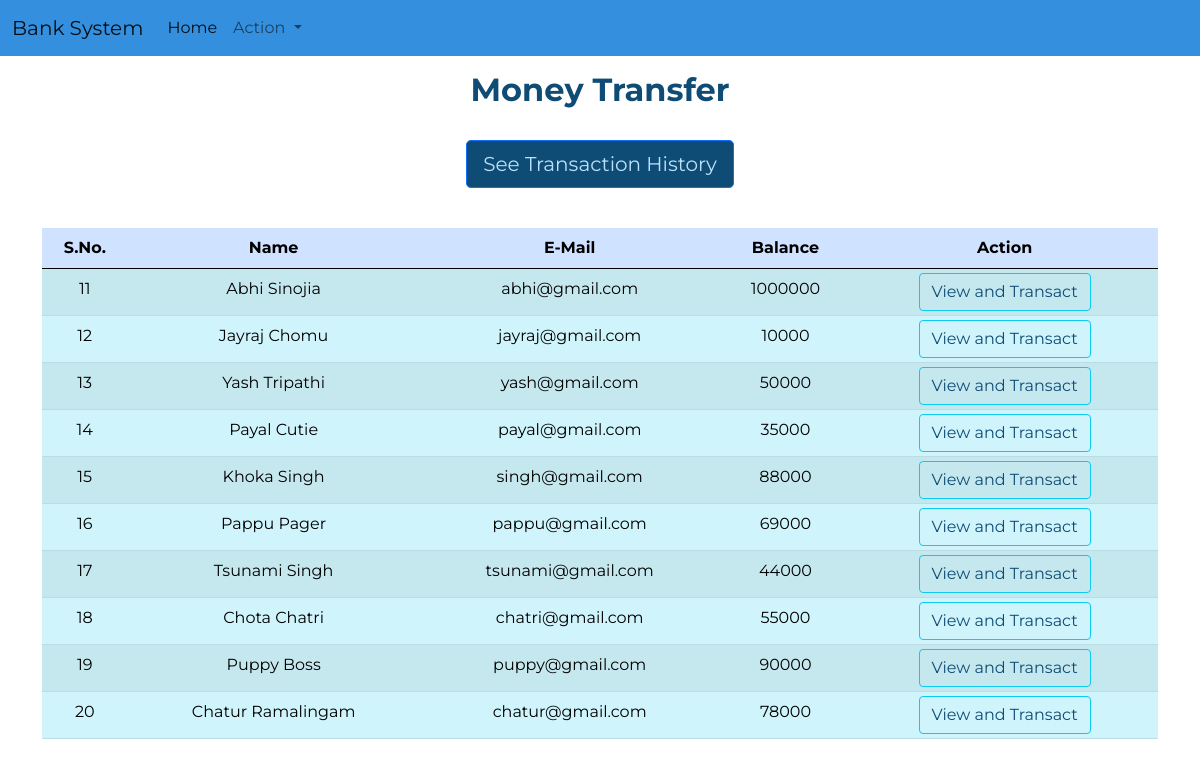
The page /money.php on the database its author committed.
### tables this page shows
CREATE TABLE `users` (
  `id` int(3) NOT NULL,
  `name` text NOT NULL,
  `email` varchar(30) NOT NULL,
  `balance` int(8) NOT NULL
);

### money.php (the view, shortened to what this page needs)
<!doctype html>
<html lang="en">
<head>
    <link href="https://cdn.jsdelivr.net/npm/bootstrap@5.0.0-beta1/dist/css/bootstrap.min.css" rel="stylesheet">
    <link href="https://cdn.jsdelivr.net/npm/bootstrap@5.0.1/dist/css/bootstrap.min.css" rel="stylesheet">
    <link rel="stylesheet" href="css/style2.css">
<body>
    <?php
    include 'connect.php';
    $sql = "SELECT * FROM users";
    $result = mysqli_query($conn, $sql);
    ?>
    <div class="">
      <nav class="navbar navbar-expand-lg navbar-light header">
        <div class="container-fluid">
          <a class="navbar-brand" href="index.php">Bank System</a>
          <div class="collapse navbar-collapse" id="navbarSupportedContent">
            <ul class="navbar-nav me-auto mb-2 mb-lg-0">
          <li class="nav-item">
            <a class="nav-link active" aria-current="page" href="index.php">Home</a>
          </li>
          <li class="nav-item dropdown">
            <a class="nav-link dropdown-toggle" href="#" id="navbarDropdown" role="button" data-bs-toggle="dropdown" aria-expanded="false">
              Action
            </a>
          </li>
          </div>
        </div>
      </nav>
    </div>
    <class class="welcome">
        <h2>
            <strong>Money Transfer</strong>
        </h2>
    </class>
    <div class="d-grip gap-2 col-6 mx-auto text-center p-3 mb-2">
        <a href="history.php"><button type="button" class="btn btn-primary btn-lg mb-3" style="background-color: #0f4c75; color: #bbe1fa;">See Transaction History</button></a>
    </div>
    <div class="container">
        <div class="row text-center">
            <div class="col text-center">
                <div class="table-responsive-sm">
                    <table class="table table-hover table-striped table-sm">
                        <thead style="color : black;" class="table-primary">
                            <tr>
                                <th scope="col" class="text-center py-2">S.No.</th>
                                <th scope="col" class="text-center py-2">Name</th>
                                <th scope="col" class="text-center py-2">E-Mail</th>
                                <th scope="col" class="text-center py-2">Balance</th>
                                <th scope="col" class="text-center py-2">Action</th>
                            </tr>
                        </thead>
                        <tbody>
                            <?php
                            while ($rows = mysqli_fetch_assoc($result)) {
                            ?>
                                <tr style="color : black;" class="table-info">
                                    <td class="text-center py-2">
                                        <?php echo $rows['id'] ?>
                                    </td>
                                    <td class="text-center py-2">
                                        <?php echo $rows['name'] ?>
                                    </td>
                                    <td class="text-center py-2">
                                        <?php echo $rows['email'] ?>
                                    </td>
                                    <td class="text-center py-2">
                                        <?php echo $rows['balance'] ?>
                                    </td>
                                    <td><a href="users.php?id= <?php echo $rows['id']; ?>"> <button class="btn btn-outline-info" style="color: #0f4c75;">View and Transact</button></a></td>
                                </tr>
                            <?php
                            }
                            ?>
                        </tbody>
                    </table>
                </div>
            </div>
        </div>
    </div>
</body>
</html>

### css/style2.css (style rules this page uses)
* { font-family: 'Montserrat', sans-serif; }
.header { display: block; background-color: #3490de; }
.welcome h2 { margin: 10px; padding: 5px; text-align: center; color: #0f4c75; border-radius: 10px; }

### rows shown on the page
users: id "11", name "Abhi Sinojia", email "abhi@gmail.com", balance "1000000"
users: id "12", name "Jayraj Chomu", email "jayraj@gmail.com", balance "10000"
users: id "13", name "Yash Tripathi", email "yash@gmail.com", balance "50000"
users: id "14", name "Payal Cutie", email "payal@gmail.com", balance "35000"
users: id "15", name "Khoka Singh", email "singh@gmail.com", balance "88000"
users: id "16", name "Pappu Pager", email "pappu@gmail.com", balance "69000"
users: id "17", name "Tsunami Singh", email "tsunami@gmail.com", balance "44000"
users: id "18", name "Chota Chatri", email "chatri@gmail.com", balance "55000"
users: id "19", name "Puppy Boss", email "puppy@gmail.com", balance "90000"
users: id "20", name "Chatur Ramalingam", email "chatur@gmail.com", balance "78000"
